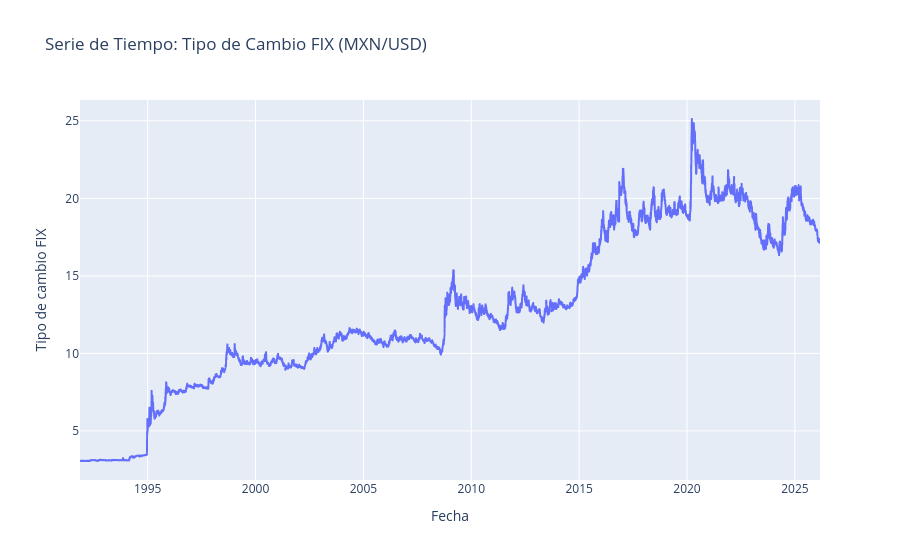

Notebook code cell kept with this figure:
### Markdown cell above
<h2 style="color:#1f77b4;">Visualizacion</h2>

### Code cell
fig = px.line(
    df,
    x=df.index,
    y="dato",
    title="Serie de Tiempo: Tipo de Cambio FIX (MXN/USD)"
)

fig.update_layout(
    xaxis_title="Fecha",
    yaxis_title="Tipo de cambio FIX",
)

fig.show()

### Figure 1 — Plotly figure (JSON) as saved in the notebook; plotly's stock layout.template omitted (floating-point values rounded to 4 significant figures; data arrays with more than 128 entries replaced by an {"elided": "..."} marker saying what was removed)
{"data": [{"hovertemplate": "fecha=%{x}<br>dato=%{y}<extra></extra>", "legendgroup": "", "line": {"color": "#636efa", "dash": "solid"}, "marker": {"symbol": "circle"}, "mode": "lines", "name": "", "showlegend": false, "type": "scattergl", "x": {"elided": "8621 str values"}, "xaxis": "x", "y": {"elided": "8621 float values"}, "yaxis": "y"}], "layout": {"legend": {"tracegroupgap": 0}, "title": {"text": "Serie de Tiempo: Tipo de Cambio FIX (MXN/USD)"}, "xaxis": {"anchor": "y", "domain": [0, 1], "title": {"text": "Fecha"}}, "yaxis": {"anchor": "x", "domain": [0, 1], "title": {"text": "Tipo de cambio FIX"}}}}
